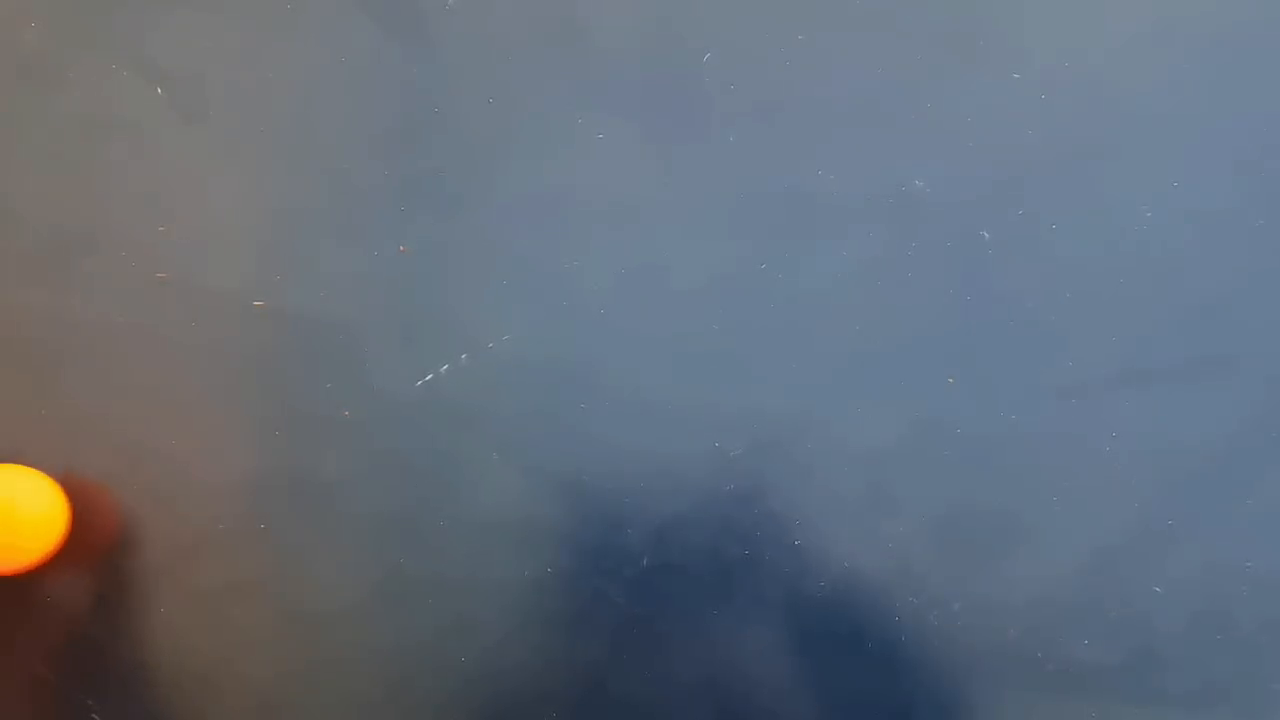
//> input picture frame 22 of 06kalman_tracker/kalman_tracker/ball.mp4, 1280 x 720 px
$ ./kalman_tracker   (built with g++ and OpenCV 4)
//> lines starting //> are read from the running program, lines starting //| are printed output that depends on the picture; after the words box and inside, x2 and y2 are one past the last pixel; in counts of white or black regions, pixels touching at a corner belong together
/******************************************
 * OpenCV Tutorial: Ball Tracking using   *
 * Kalman Filter                          *
 ******************************************/

 // Module "core"
#include <opencv2/core/core.hpp>

// Module "highgui"
#include <opencv2/highgui/highgui.hpp>

// Module "imgproc"
#include <opencv2/imgproc/imgproc.hpp>

// Module "video"
#include <opencv2/video/video.hpp>

// Module "types_c"
#include <opencv2/imgproc/types_c.h>

// Output
#include <iostream>

// Vector
#include <vector>

using namespace std;
using namespace cv;


int main()
{
    // Camera frame
    cv::Mat frame;

    // >>>> Kalman Filter
    int stateSize = 6;
    int measSize = 4;
    int contrSize = 0;

    unsigned int type = CV_32F;
    cv::KalmanFilter kf(stateSize, measSize, contrSize, type);

    cv::Mat state(stateSize, 1, type);  // [x,y,v_x,v_y,w,h]
    cv::Mat meas(measSize, 1, type);    // [z_x,z_y,z_w,z_h]
    //cv::Mat procNoise(stateSize, 1, type)
    // [E_x,E_y,E_v_x,E_v_y,E_w,E_h]

    // Transition State Matrix A
    // Note: set dT at each processing step!
    // [ 1 0 dT 0  0 0 ]
    // [ 0 1 0  dT 0 0 ]
    // [ 0 0 1  0  0 0 ]
    // [ 0 0 0  1  0 0 ]
    // [ 0 0 0  0  1 0 ]
    // [ 0 0 0  0  0 1 ]
    cv::setIdentity(kf.transitionMatrix);

    // Measure Matrix H
    // [ 1 0 0 0 0 0 ]
    // [ 0 1 0 0 0 0 ]
    // [ 0 0 0 0 1 0 ]
    // [ 0 0 0 0 0 1 ]
    kf.measurementMatrix = cv::Mat::zeros(measSize, stateSize, type);
    kf.measurementMatrix.at<float>(0) = 1.0f;
    kf.measurementMatrix.at<float>(7) = 1.0f;
    kf.measurementMatrix.at<float>(16) = 1.0f;
    kf.measurementMatrix.at<float>(23) = 1.0f;

    // Process Noise Covariance Matrix Q
    // [ Ex   0   0     0     0    0  ]
    // [ 0    Ey  0     0     0    0  ]
    // [ 0    0   Ev_x  0     0    0  ]
    // [ 0    0   0     Ev_y  0    0  ]
    // [ 0    0   0     0     Ew   0  ]
    // [ 0    0   0     0     0    Eh ]
    //cv::setIdentity(kf.processNoiseCov, cv::Scalar(1e-2));
    kf.processNoiseCov.at<float>(0) = 1e-2;
    kf.processNoiseCov.at<float>(7) = 1e-2;
    kf.processNoiseCov.at<float>(14) = 5.0f;
    kf.processNoiseCov.at<float>(21) = 5.0f;
    kf.processNoiseCov.at<float>(28) = 1e-2;
    kf.processNoiseCov.at<float>(35) = 1e-2;

    // Measures Noise Covariance Matrix R
    cv::setIdentity(kf.measurementNoiseCov, cv::Scalar(1e-1));
    // <<<< Kalman Filter

    // Camera Index
    //int idx = 0;

    // Camera Capture
    //cv::VideoCapture cap(idx);

    //Video File
    String videoFile = "./ball.mp4";
    //TODO: 颜色阈值从蓝色修改成绿色，#define MIN_H_BLUE 50 #define MAX_H_BLUE 70
    //# red_lower = (0, 50, 50)
    //# red_upper = (20, 255, 255)
    // Video Capture
    cv::VideoCapture cap(videoFile);

    // >>>>> Camera Settings
    if (!cap.isOpened())
    {
        cout << "Webcam not connected.\n" << "Please verify\n";
        return EXIT_FAILURE;
    }

    //cap.set(CAP_PROP_FRAME_WIDTH, 1024);
    //cap.set(CAP_PROP_FRAME_HEIGHT, 768);
    // <<<<< Camera Settings

    cout << "\nHit 'q' to exit...\n";

    char ch = 0;

    double ticks = 0;
    bool found = false;

    int notFoundCount = 0;

    // >>>>> Main loop
    while (ch != 'q' && ch != 'Q')
    {
        double precTick = ticks;
        ticks = (double)cv::getTickCount();

        double dT = (ticks - precTick) / cv::getTickFrequency(); //seconds

        // Frame acquisition
        cap >> frame;
//> frame is the input picture: 720 rows x 1280 cols, CV_8UC3; mean B, G, R 122, 109.9, 100.4

        cv::Mat res;
        frame.copyTo(res);

        if (found)
        {
            // >>>> Matrix A
            kf.transitionMatrix.at<float>(2) = dT;
            kf.transitionMatrix.at<float>(9) = dT;
            // <<<< Matrix A

            cout << "dT:" << endl << dT << endl;

            state = kf.predict();
            cout << "State post:" << endl << state << endl;

            cv::Rect predRect;
            predRect.width = state.at<float>(4);
            predRect.height = state.at<float>(5);
            predRect.x = state.at<float>(0) - predRect.width / 2;
            predRect.y = state.at<float>(1) - predRect.height / 2;

            cv::Point center;
            center.x = state.at<float>(0);
            center.y = state.at<float>(1);
            cv::circle(res, center, 2, CV_RGB(255, 0, 0), -1);

            cv::rectangle(res, predRect, CV_RGB(255, 0, 0), 2);
        }

        // >>>>> Noise smoothing
        cv::Mat blur;
        cv::GaussianBlur(frame, blur, cv::Size(5, 5), 3.0, 3.0);
        // <<<<< Noise smoothing

        // >>>>> HSV conversion
        cv::Mat frmHsv;
        cv::cvtColor(blur, frmHsv, CV_BGR2HSV);
//> frmHsv: 720 rows x 1280 cols, CV_8UC3; mean H, S, V 86.1, 63, 127
        // <<<<< HSV conversion

        // >>>>> Color Thresholding
        // Note: change parameters for different colors
        cv::Mat rangeRes = cv::Mat::zeros(frame.size(), CV_8UC1);
        cv::inRange(frmHsv, cv::Scalar(0, 100, 150),
            cv::Scalar(80, 255, 255), rangeRes);
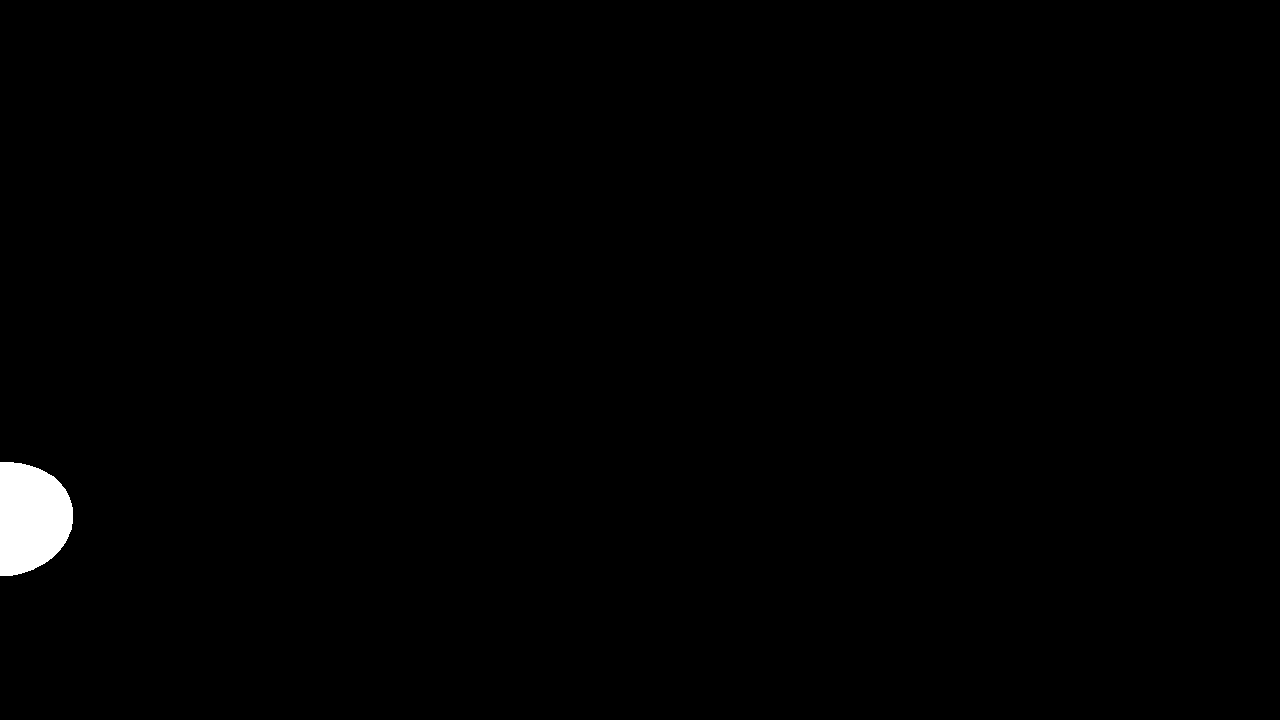
//> rangeRes: 720 rows x 1280 cols, CV_8UC1; 0.72% white; 1 white region, box (x1, y1, x2, y2) and area: (0, 462, 73, 576) 6665
        // <<<<< Color Thresholding

        // >>>>> Improving the result
        cv::erode(rangeRes, rangeRes, cv::Mat(), cv::Point(-1, -1), 2);
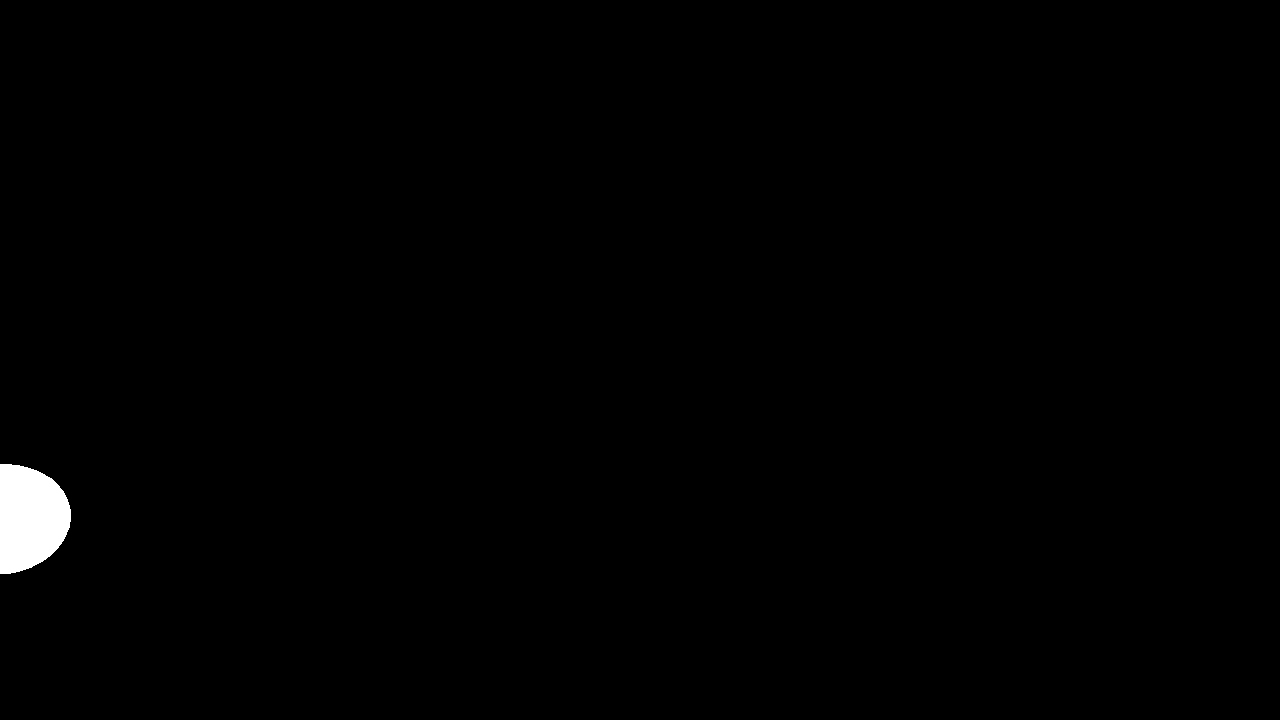
//> rangeRes: 720 rows x 1280 cols, CV_8UC1; 0.67% white; 1 white region
        cv::dilate(rangeRes, rangeRes, cv::Mat(), cv::Point(-1, -1), 2);
        // <<<<< Improving the result

        // Thresholding viewing
        cv::imshow("Threshold", rangeRes);

        // >>>>> Contours detection
        vector<vector<cv::Point> > contours;
        cv::findContours(rangeRes, contours, RETR_EXTERNAL,
            CHAIN_APPROX_NONE);
//> contours = 1 contour; box (x1, y1, x2, y2) and area: (0, 462, 73, 576) 6514
        // <<<<< Contours detection

        // >>>>> Filtering
        vector<vector<cv::Point> > balls;
        vector<cv::Rect> ballsBox;
        for (size_t i = 0; i < contours.size(); i++)
        {
            cv::Rect bBox;
            bBox = cv::boundingRect(contours[i]);

            float ratio = (float)bBox.width / (float)bBox.height;
            if (ratio > 1.0f)
                ratio = 1.0f / ratio;

            // Searching for a bBox almost square
            if (ratio > 0.75 && bBox.area() >= 400)
            {
                balls.push_back(contours[i]);
                ballsBox.push_back(bBox);
            }
        }
//> this loop made 1 pass
//> (bBox, ratio) on pass 1: (Rect(0, 462, 73, 114), 0.64)
//> after the loop, balls = 0 contours
        // <<<<< Filtering

        cout << "Balls found:" << ballsBox.size() << endl;
//| Balls found:0

        // >>>>> Detection result
        for (size_t i = 0; i < balls.size(); i++)
        {
            cv::drawContours(res, balls, i, CV_RGB(20, 150, 20), 1);
            cv::rectangle(res, ballsBox[i], CV_RGB(0, 255, 0), 2);

            cv::Point center;
            center.x = ballsBox[i].x + ballsBox[i].width / 2;
            center.y = ballsBox[i].y + ballsBox[i].height / 2;
            cv::circle(res, center, 2, CV_RGB(20, 150, 20), -1);

            stringstream sstr;
            sstr << "(" << center.x << "," << center.y << ")";
            cv::putText(res, sstr.str(),
                cv::Point(center.x + 3, center.y - 3),
                cv::FONT_HERSHEY_SIMPLEX, 0.5, CV_RGB(20, 150, 20), 2);
        }
//> this loop made 0 passes
        // <<<<< Detection result

        // >>>>> Kalman Update
        if (balls.size() == 0)
        {
            notFoundCount++;
            cout << "notFoundCount:" << notFoundCount << endl;
            if (notFoundCount >= 100)
            {
                found = false;
            }
            /*else
                kf.statePost = state;*/
        }
        else
        {
            notFoundCount = 0;

            meas.at<float>(0) = ballsBox[0].x + ballsBox[0].width / 2;
            meas.at<float>(1) = ballsBox[0].y + ballsBox[0].height / 2;
            meas.at<float>(2) = (float)ballsBox[0].width;
            meas.at<float>(3) = (float)ballsBox[0].height;

            if (!found) // First detection!
            {
                // >>>> Initialization
                kf.errorCovPre.at<float>(0) = 1; // px
                kf.errorCovPre.at<float>(7) = 1; // px
                kf.errorCovPre.at<float>(14) = 1;
                kf.errorCovPre.at<float>(21) = 1;
                kf.errorCovPre.at<float>(28) = 1; // px
                kf.errorCovPre.at<float>(35) = 1; // px

                state.at<float>(0) = meas.at<float>(0);
                state.at<float>(1) = meas.at<float>(1);
                state.at<float>(2) = 0;
                state.at<float>(3) = 0;
                state.at<float>(4) = meas.at<float>(2);
                state.at<float>(5) = meas.at<float>(3);
                // <<<< Initialization

                kf.statePost = state;

                found = true;
            }
            else
                kf.correct(meas); // Kalman Correction

            cout << "Measure matrix:" << endl << meas << endl;
        }
        // <<<<< Kalman Update

        // Final result
        cv::imshow("Tracking", res);

        // User key
        ch = cv::waitKey(1);
//> the 'q' key is pressed
    }
    // <<<<< Main loop

    return EXIT_SUCCESS;
}

$ run again, starting later in the video
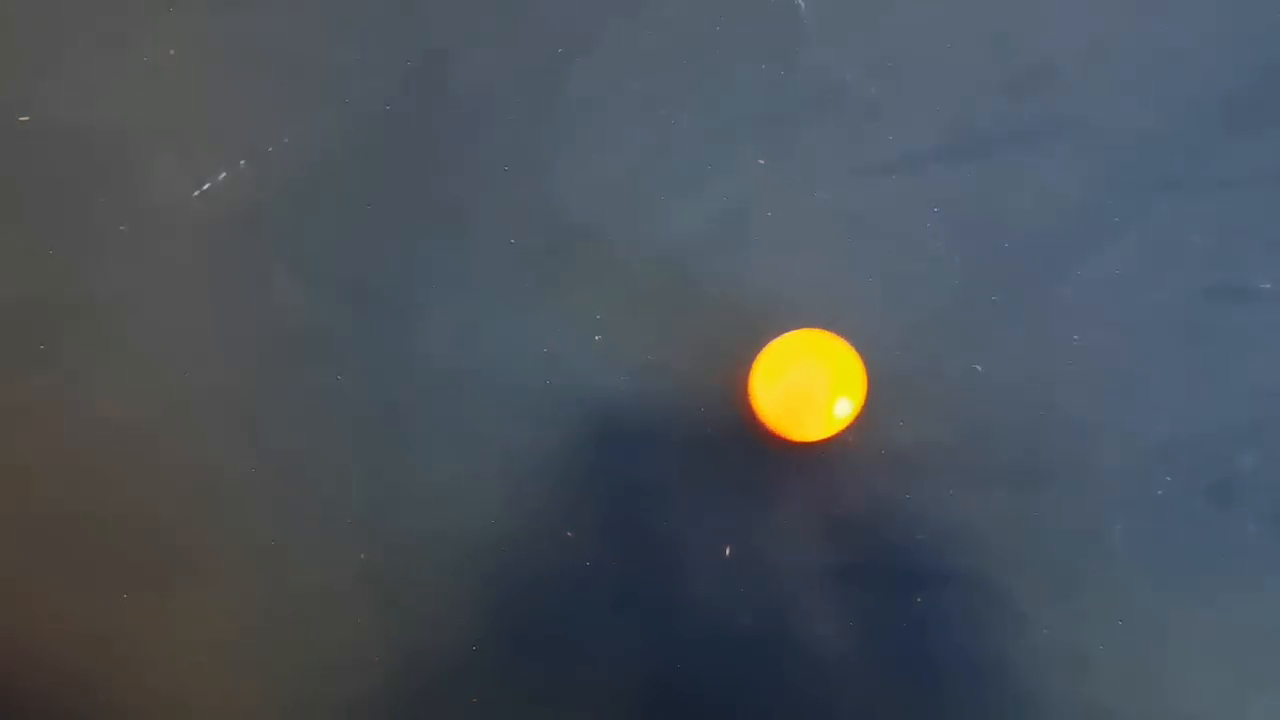
//> input picture frame 99 of 06kalman_tracker/kalman_tracker/ball.mp4, 1280 x 720 px
//> frame is the input picture: 720 rows x 1280 cols, CV_8UC3; mean B, G, R 89.4, 82, 74.1
//> frmHsv: 720 rows x 1280 cols, CV_8UC3; mean H, S, V 86.3, 61.1, 93.7
//> `cv::erode(rangeRes, rangeRes, cv::Mat(), cv::Point(-1, -1), 2);`:
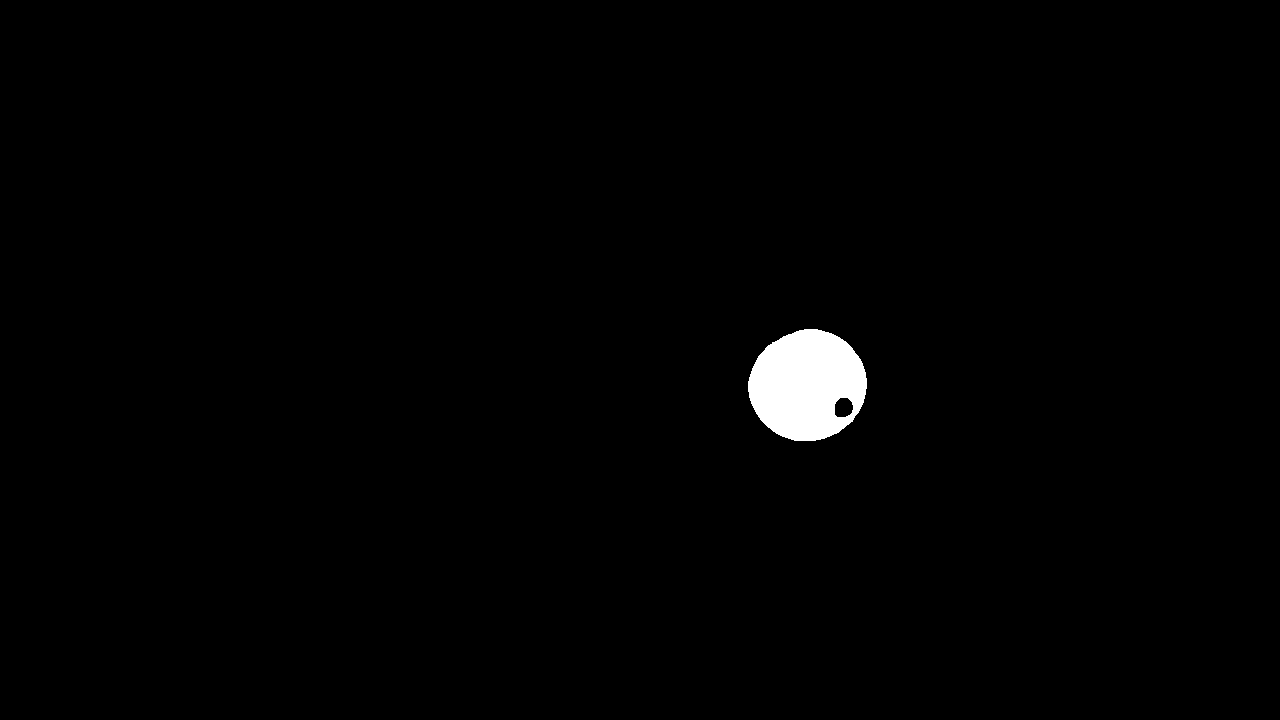
//> rangeRes: 720 rows x 1280 cols, CV_8UC1; 1.1% white; 1 white region
//> contours = 1 contour; box (x1, y1, x2, y2) and area: (746, 327, 869, 443) 11083
//> the loop `for (size_t i = 0; i < contours.size(); i++)` made 1 pass
//> (bBox, ratio) on pass 1: (Rect(746, 327, 123, 116), 0.943)
//| Balls found:1
//> the loop `for (size_t i = 0; i < balls.size(); i++)` made 1 pass
//> pass 1, `cv::putText(res, sstr.str(), cv::Point(center.x + 3, center.y - 3), cv..`:
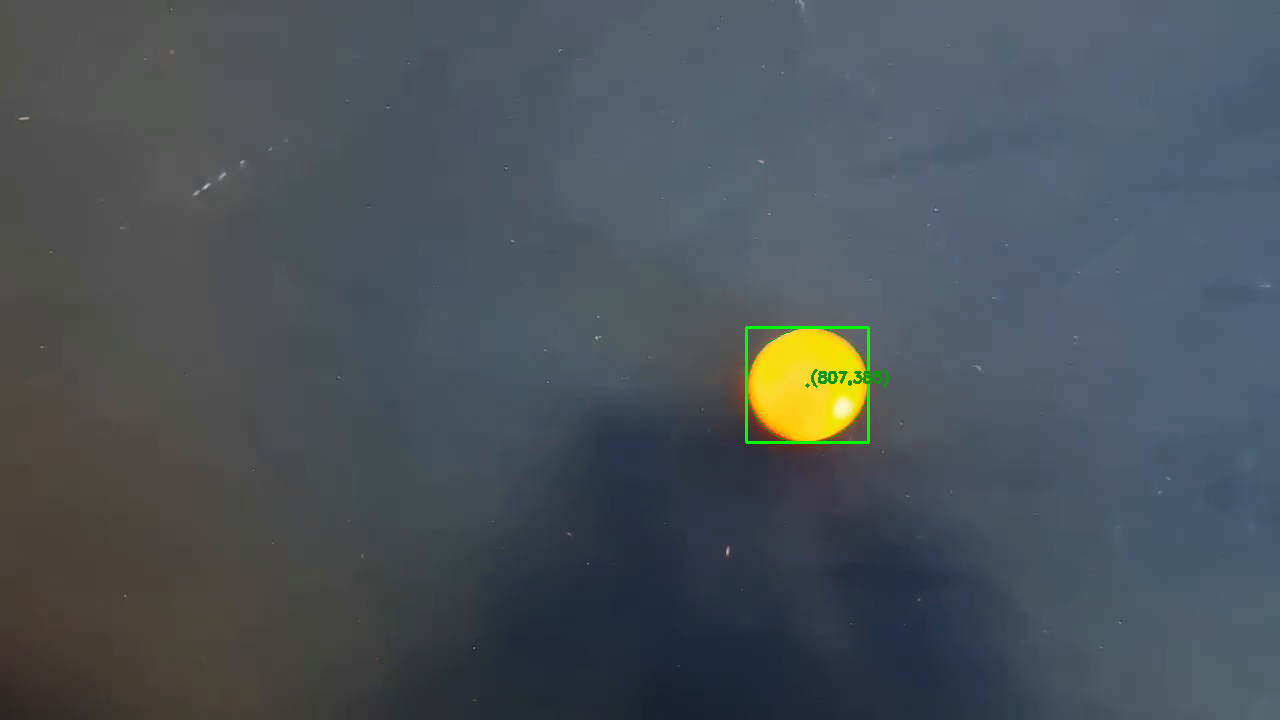
//> res: 720 rows x 1280 cols, CV_8UC3; 0.25% of pixels changed, all inside (x1, y1, x2, y2) = (745, 326, 889, 444)
//> `meas.at<float>(0) = ballsBox[0].x + ballsBox[0].width / 2;`: meas = [807, 0, 0, 0]
//> `meas.at<float>(1) = ballsBox[0].y + ballsBox[0].height / 2;`: meas = [807, 385, 0, 0]
//> `meas.at<float>(2) = (float)ballsBox[0].width;`: meas = [807, 385, 123, 0]
//> `meas.at<float>(3) = (float)ballsBox[0].height;`: meas = [807, 385, 123, 116]
//> `state.at<float>(0) = meas.at<float>(0);`: state = [807, 0, 0, 0, 0, 0]
//> `state.at<float>(1) = meas.at<float>(1);`: state = [807, 385, 0, 0, 0, 0]
//> `state.at<float>(4) = meas.at<float>(2);`: state = [807, 385, 0, 0, 123, 0]
//> `state.at<float>(5) = meas.at<float>(3);`: state = [807, 385, 0, 0, 123, 116]
//| Measure matrix:
//| [807;
//|  385;
//|  123;
//|  116]
